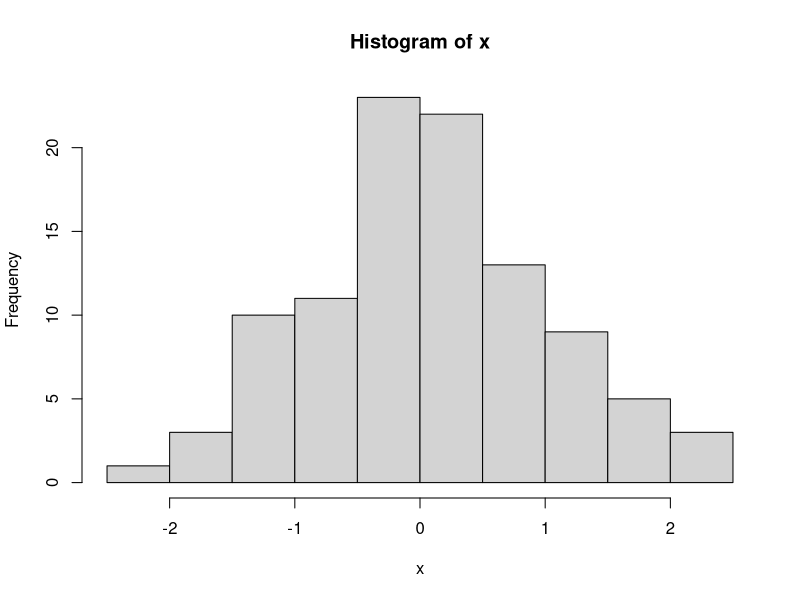

R code for this plot:
## ---- chunk 1
set.seed(123)
x <- rnorm(100)
x
## ---- chunk 2
library(dplyr)
## ---- chunk 3
hist(x)
